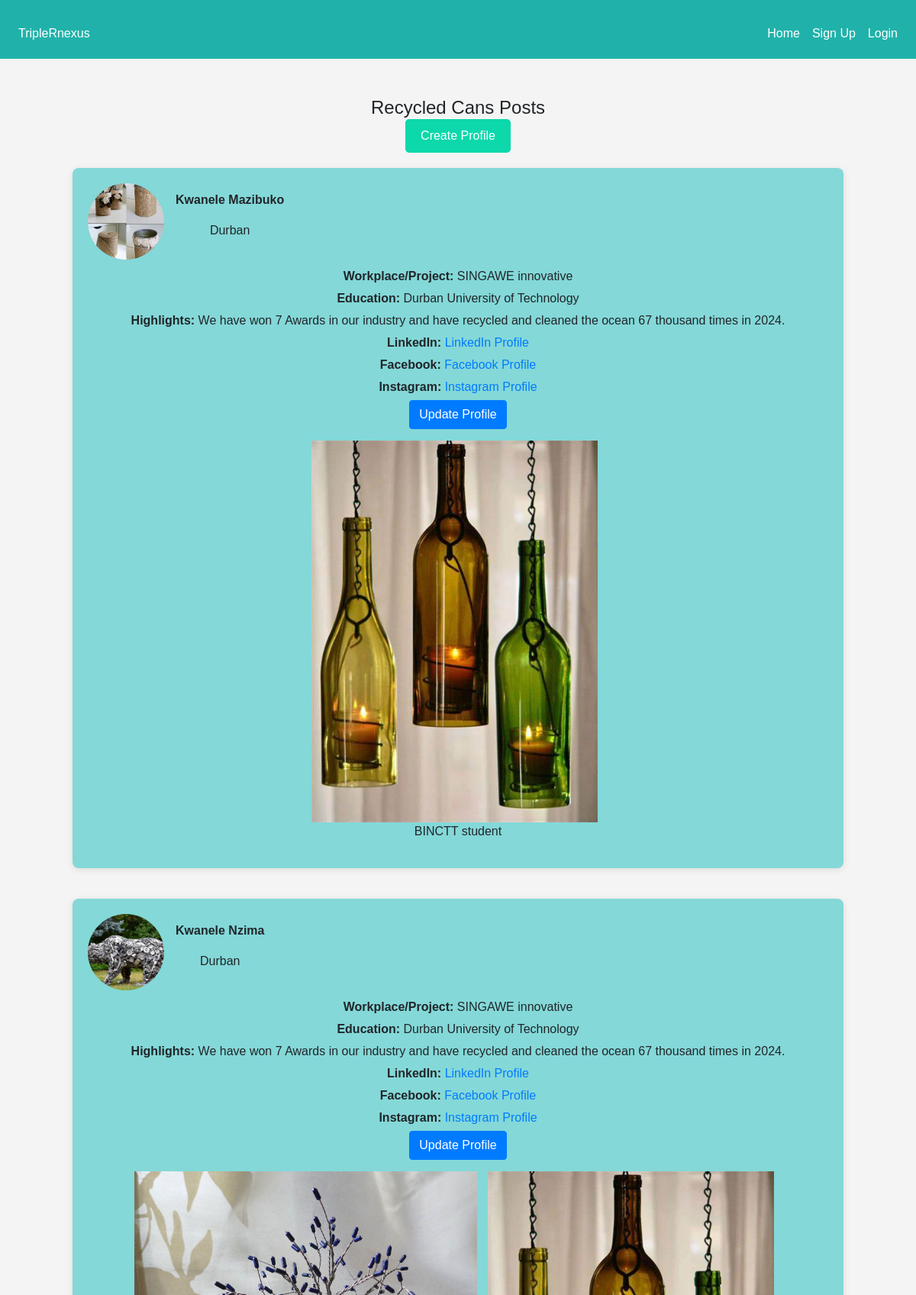
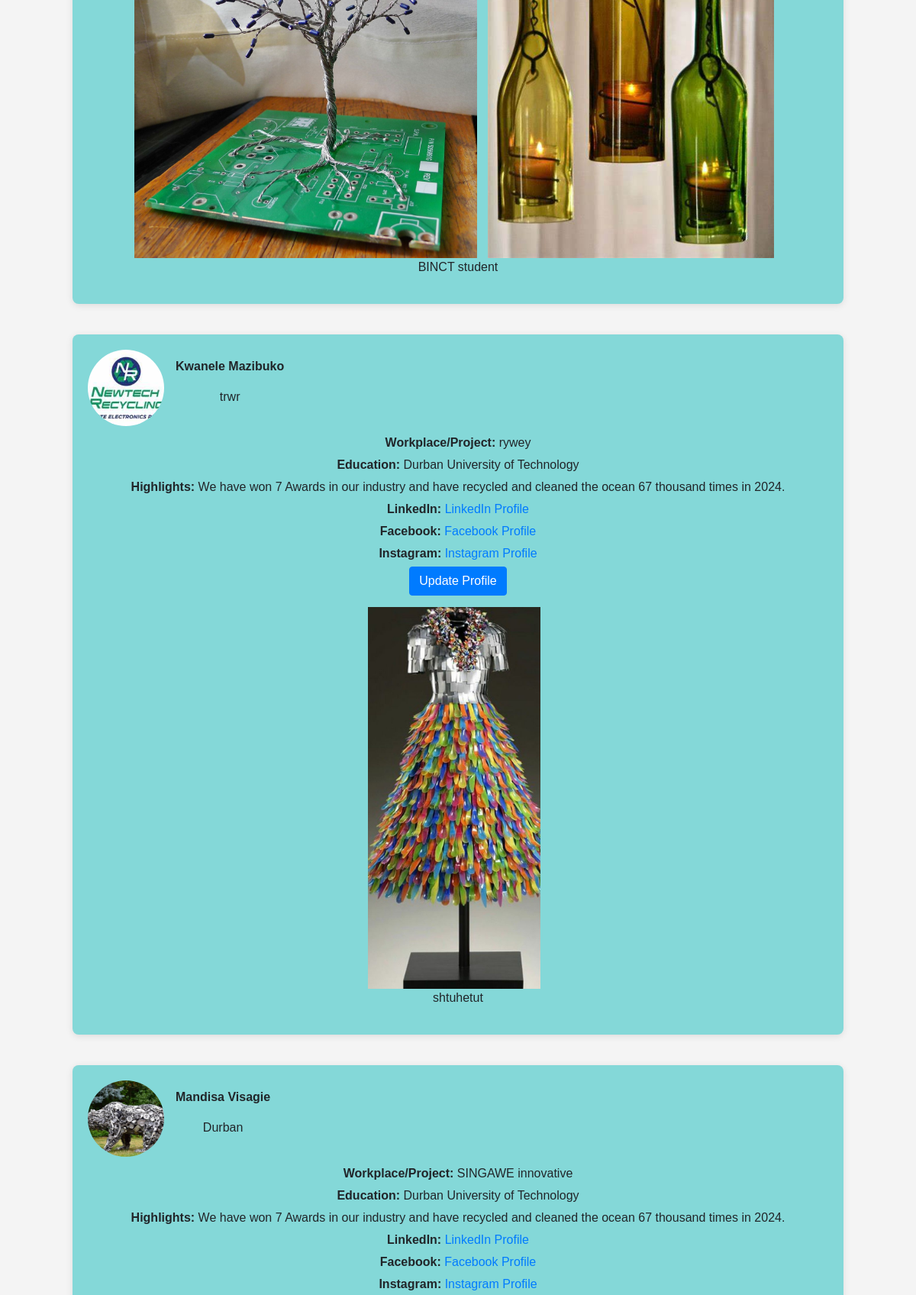
/cans (upper part), run on the app's committed database (2 pictures, top to bottom).
### website/models.py (models this page shows)
class UserProfile(db.Model):
    id = Column(Integer, primary_key=True)
    firstname = Column(String(50))
    lastname = Column(String(50))
    bio = Column(String(200))
    location = Column(String(100))
    workplace = Column(String(100))
    education = Column(String(100))
    highlights = Column(String(200))
    linkedin = Column(String(200))
    facebook = Column(String(200))
    instagram = Column(String(200))
    cover_photo = Column(String(200))
    media_upload = Column(String(200))
    media_type = Column(String(50))
    user_id = Column(Integer, ForeignKey('user.id'), nullable=False)
    user = relationship('User', back_populates='profile')
    posts = relationship('tradepost', back_populates='author', lazy=True)

### website/views.py (the view)
@views.route('/cans')
def cans():
    profiles = UserProfile.query.all()
    return render_template("cans.html", profiles=profiles)

### website/templates/cans.html (shortened to what this page needs)
{% extends "base.html" %}
{% block content %}
<link rel="stylesheet" href="{{ url_for('static', filename='css/nexus.css') }}" />
<header>
    <h1>Recycled Cans Posts</h1>
    <button id="createProfileButton">Create Profile</button>
</header>
<div class="posts-container" id="postsContainer">
    {% for profile in profiles %}
    <div class="post" id="profilePost">
        <div class="post-header">
            {% if profile.cover_photo %}
            <img src="{{ url_for('static', filename='uploads/' + profile.cover_photo) }}" alt="Profile Picture" class="user-avatar">
            {% else %}
            <img src="{{ url_for('static', filename='images/default-avatar.png') }}" alt="Profile Picture" class="user-avatar">
            {% endif %}
            <div class="post-details">
                <p><strong>{{ profile.firstname }} {{ profile.lastname }}</strong></p>
                <p class="location">{{ profile.location }}</p>
            </div>
        </div>
        <div class="post-content">
            <p><strong>Workplace/Project:</strong> {{ profile.workplace }}</p>
            <p><strong>Education:</strong> {{ profile.education }}</p>
            <p><strong>Highlights:</strong> {{ profile.highlights }}</p>
            <p><strong>LinkedIn:</strong> <a href="{{ profile.linkedin }}" target="_blank">LinkedIn Profile</a></p>
            <p><strong>Facebook:</strong> <a href="{{ profile.facebook }}" target="_blank">Facebook Profile</a></p>
            <p><strong>Instagram:</strong> <a href="{{ profile.instagram }}" target="_blank">Instagram Profile</a></p>
            <a href="{{ url_for('views.update', profile_id=profile.id) }}" class="btn btn-primary">Update Profile</a>
        </div>
        <div class="media-content">
            {% if profile and profile.media_upload %}
            {% for media in profile.media_upload.split(',') %}
                {% if media.endswith(('.jpg', '.jpeg', '.png', '.gif')) %}
                <img src="{{ url_for('static', filename='uploads/' + media.strip()) }}" alt="Current Media" class="media-img">
                {% elif media.endswith(('.mp4', '.mov', '.avi')) %}
                <video controls>
                    <source src="{{ url_for('static', filename='uploads/' + media.strip()) }}" type="video/{{ media.split('.')[-1] }}">
                    Your browser does not support the video tag.
                </video>
                {% endif %}
            {% endfor %}
            {% endif %}
        </div>
        <div><p>{{ profile.bio }}</p></div>
    </div>
    {% endfor %}
</div>
{% endblock %}

### website/templates/base.html (shortened to what this page needs)
<!DOCTYPE html>
<html>
  <head>
    <link
      rel="stylesheet"
      href="https://stackpath.bootstrapcdn.com/bootstrap/4.4.1/css/bootstrap.min.css"
    />
    <link
      rel="stylesheet"
      href="https://stackpath.bootstrapcdn.com/font-awesome/4.7.0/css/font-awesome.min.css"
    />
    <link
    rel="stylesheet"
    href="{{ url_for('static', filename='css/styles.css') }}"
  />
  </head>
  <body>
    <nav class="navbar navbar-expand-lg navbar-teal-blue">
      <div class="collapse navbar-collapse" id="navbar">
        <div class="navbar-nav">
          <div class="nav-item dropdown">
            <a class="nav-link dropdown-toggle" href="#" id="homeDropdown" role="button" data-toggle="dropdown" aria-haspopup="true" aria-expanded="false">
              TripleRnexus
            </a>
          </div>
        </div>
          <div class="navbar-nav ml-auto">
            {% if user.is_authenticated %}
            <a class="nav-item nav-link" id="home" href="/">Home</a>
            <a class="nav-item nav-link" id="nexus" href="/nexus">Nexus</a>
            <div class="nav-item dropdown">
              <a class="nav-link dropdown-toggle" href="#" id="profileDropdown" role="button" data-toggle="dropdown" aria-haspopup="true" aria-expanded="false">
                R-Learning
              </a>
              <div class="dropdown-menu" aria-labelledby="profileDropdown">
                <a class="dropdown-item" href="/reuse">Re-use</a>
                <a class="dropdown-item" href="/reduce">Re-duce</a>
                <a class="dropdown-item" href="/recycle">Re-cycle</a>
                <a class="dropdown-item" href="/certificate">Courses & Certification</a>
              </div>
            </div>
            <a class="nav-item nav-link" id="r-trade" href="/r-trade">R-Trade</a>
            <div class="nav-item dropdown">
              <a class="nav-link dropdown-toggle" href="#" id="profileDropdown" role="button" data-toggle="dropdown" aria-haspopup="true" aria-expanded="false">
                Blov
              </a>
              <div class="dropdown-menu" aria-labelledby="profileDropdown">
                <a class="dropdown-item" href="/blog">R-Blog</a>
                <a class="dropdown-item" href="/videos">R-Video</a>
              </div>
            </div>
            <a class="nav-item nav-link" id="about" href="/about">About Us</a>
            <span class="search-icon" id="searchToggle">&#128269;</span>
            <a class="nav-item nav-link" id="logout" href="/logout">
              <i class="fa fa-sign-out" aria-hidden="true"></i>
            </a>
            <div class="search-container" id="searchContainer">
              <span class="close-search" id="closeSearch">&times;</span>
              <form class="search-form" id="searchForm" action="/search" method="get">
                  <input type="text" id="searchInput" placeholder="Search...">
                  <button type="submit">&#128269;</button>
              </form>
            </div>
            <script>
             document.addEventListener('DOMContentLoaded', function() {
    var searchToggle = document.getElementById('searchToggle');
    var searchContainer = document.getElementById('searchContainer');
    var closeSearch = document.getElementById('closeSearch');
    var navbarNav = document.querySelector('.navbar-nav');
    searchToggle.addEventListener('click', function(event) {
        event.stopPropagation(); // Prevent the click from propagating to other elements
        searchContainer.style.display = 'flex';
        navbarNav.classList.add('hidden');
    });
    closeSearch.addEventListener('click', function() {
        searchContainer.style.display = 'none';
        navbarNav.classList.remove('hidden');
    });
    document.addEventListener('click', function(event) {
        // Close search container if clicking outside of it
        if (!searchContainer.contains(event.target) && !searchToggle.contains(event.target)) {
            searchContainer.style.display = 'none';
            navbarNav.classList.remove('hidden');
        }
    });
});
          </script>
          {% else %}
          <a class="nav-item nav-link" id="home" href="/">Home</a>
          <a class="nav-item nav-link" id="signUp" href="/sign-up">Sign Up</a>
          <a class="nav-item nav-link" id="login" href="/login">Login</a>
          {% endif %}
        </div>
      </div>
    </nav>
    <div class="container content">
      {% block content %}
       {% endblock %}
    </div>
  </body>
</html>

### website/static/css/styles.css (style rules this page uses)
html, body { height: 100%; margin: 0; padding: 0; box-sizing: border-box; display: flex; flex-direction: column; }
.content { flex: 1; }
.dropdown-toggle::after { display: none; }
.navbar-teal-blue { background-color: #20b2aa; padding: 1rem 1rem; margin-top: auto; }
.navbar-nav .nav-link { padding-top: 1rem; padding-bottom: 1rem; }
.navbar-teal-blue .nav-link { color: #ffffff; }
.navbar-teal-blue .nav-link { position: relative; overflow: hidden; padding-bottom: 5px; }
.navbar-teal-blue .nav-link::after { content: ""; position: absolute; bottom: 2px; left: -100%; width: 100%; height: 3px; background-color: #ffffff; transition: left 0.4s ease-in-out; }
.nav-item.dropdown { position: relative; }
.navbar-nav { display: flex; align-items: center; }

### website/static/css/nexus.css (style rules this page uses)
body { font-family: Arial, sans-serif; background-color: #f4f4f4; margin: 0; padding: 0; }
.container { width: 90%; max-width: 1200px; margin: 50px auto; text-align: center; }
h1 { font-size: 24px; margin-bottom: 20px; }
header h1 { margin: 0; font-size: 24px; }
#createProfileButton { background-color: #0cd8ac; color: rgb(255, 255, 255); padding: 10px 20px; border: none; border-radius: 5px; cursor: pointer; }
.posts-container { display: flex; flex-direction: column; gap: 20px; padding: 20px; max-height: 80vh; overflow-y: auto; }
.post { background-color: rgb(132, 216, 216); border-radius: 8px; box-shadow: 0 2px 10px rgba(0, 0, 0, 0.1); padding: 20px; margin-bottom: 20px; }
.post-header { display: flex; align-items: center; margin-bottom: 10px; }
.post-content { flex: 1; }
.post-content p { margin: 5px 0; }
.user-avatar { width: 80px; height: 80px; border-radius: 50%; object-fit: cover; }
.post-header { display: flex; align-items: center; }
.post-details { margin-left: 15px; }
.media-content { margin-top: 15px; }
.user-avatar { width: 100px; height: 100px; object-fit: cover; border-radius: 50%; }
.media-img { max-width: 1000px; max-height: 500px; object-fit: cover; margin-right: 10px; }
.post-header { position: relative; }

### data on the page
UserProfile: cover_photo (picture), firstname "Kwanele", lastname "Mazibuko", location "Durban", workplace "SINGAWE innovative", education "Durban University of Technology", highlights "We have won 7 Awards in our industry and have recycled and cleaned the ocean 67 thousand times in 2024.", media_upload (picture), bio "BINCTT student"
UserProfile: cover_photo (picture), firstname "Kwanele", lastname "Nzima", location "Durban", workplace "SINGAWE innovative", education "Durban University of Technology", highlights "We have won 7 Awards in our industry and have recycled and cleaned the ocean 67 thousand times in 2024.", bio "BINCT student"
UserProfile: cover_photo (picture), firstname "Kwanele", lastname "Mazibuko", location "trwr", workplace "rywey", education "Durban University of Technology", highlights "We have won 7 Awards in our industry and have recycled and cleaned the ocean 67 thousand times in 2024.", media_upload (picture), bio "shtuhetut"
UserProfile: cover_photo (picture), firstname "Mandisa", lastname "Visagie", location "Durban", workplace "SINGAWE innovative", education "Durban University of Technology", highlights "We have won 7 Awards in our industry and have recycled and cleaned the ocean 67 thousand times in 2024."
